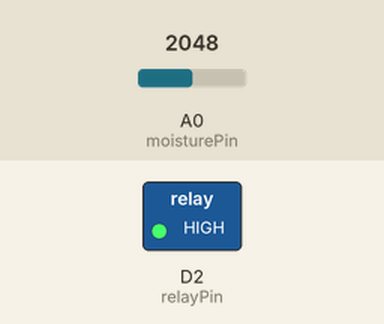
Simulated run of this sketch. Board: Arduino Nano ESP32. Parts: switched loads named in the sketch (green lamp = pin HIGH). Inputs (shaded band) come from the test bench; at power-on: A0 (moisturePin) = 2048. WiFi joins after 1.5 s; servers stay silent unless stated; what the sketch prints to the serial monitor is not drawn.

Above: at 2.7 s.
2.8 s: A0 (moisturePin) set to 1968
At 5.0 s:
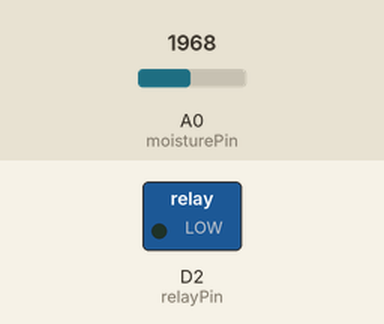
9.1 s: A0 (moisturePin) set to 2040
At 11.8 s:
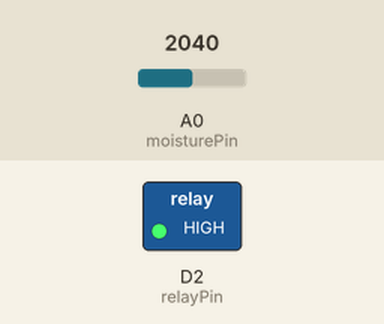
13.0 s: A0 (moisturePin) set to 1960
At 14.8 s:
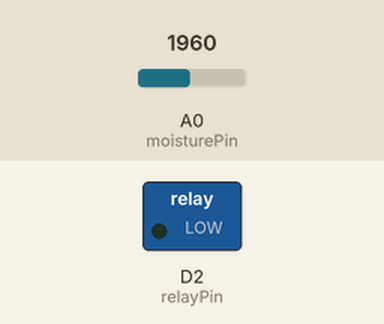
Timing chart, 0 to 16.3 s (numbered marks = the images above; inputs shaded):
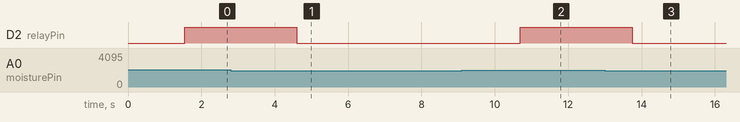

The sketch:

Untitled_apr25a.ino
```cpp
#include "arduino_secrets.h"
#include "thingProperties.h"

// PIN CONFIGURATION
const int moisturePin = A0;
const int relayPin = 2;

// THRESHOLD VALUE
int dryThreshold = 2000;

void setup() {
  Serial.begin(9600);
  delay(1500);

  initProperties();
  ArduinoCloud.begin(ArduinoIoTPreferredConnection);

  pinMode(relayPin, OUTPUT);
  digitalWrite(relayPin, LOW);

  setDebugMessageLevel(2);
  ArduinoCloud.printDebugInfo();
}

void loop() {
  ArduinoCloud.update();

  int moistureValue = analogRead(moisturePin);
  soilMoisture = map(moistureValue, 3000, 500, 0, 100);

  Serial.print("Raw Soil Moisture Value: ");
  Serial.println(moistureValue);

  Serial.print("Sending mapped moisture % to cloud: ");
  Serial.println(soilMoisture);

  if (moistureValue > dryThreshold) {
    Serial.println("Dry soil → Turning ON pump 💧");
    digitalWrite(relayPin, HIGH);
  } else {
    Serial.println("Soil is moist → Turning OFF pump ✅");
    digitalWrite(relayPin, LOW);
  }

  delay(3000);
}
```

arduino_secrets.h
```cpp
#define SECRET_DEVICE_KEY ""
#define SECRET_OPTIONAL_PASS ""
#define SECRET_SSID ""
```

thingProperties.h
```cpp
// Code generated by Arduino IoT Cloud, DO NOT EDIT.

#include <ArduinoIoTCloud.h>
#include <Arduino_ConnectionHandler.h>

const char DEVICE_LOGIN_NAME[]  = "77ecd04e-2a21-4f24-bdd1-485c70d57bde";

const char SSID[]               = SECRET_SSID;    // Network SSID (name)
const char PASS[]               = SECRET_OPTIONAL_PASS;    // Network password (use for WPA, or use as key for WEP)
const char DEVICE_KEY[]  = SECRET_DEVICE_KEY;    // Secret device password


int soilMoisture;

void initProperties(){

  ArduinoCloud.setBoardId(DEVICE_LOGIN_NAME);
  ArduinoCloud.setSecretDeviceKey(DEVICE_KEY);
  ArduinoCloud.addProperty(soilMoisture, READ, ON_CHANGE, NULL);

}

WiFiConnectionHandler ArduinoIoTPreferredConnection(SSID, PASS);
```

Measured:
- the behaviour switches between 2001 and 2000 on A0 (moisturePin) (found by bisection; images 0 and 1)
- after the input at 2.8 s, D2 (relayPin): HIGH → LOW after 1.8 s
- after the input at 9.1 s, D2 (relayPin): LOW → HIGH after 1.6 s
- after the input at 13.0 s, D2 (relayPin): HIGH → LOW after 0.74 s
